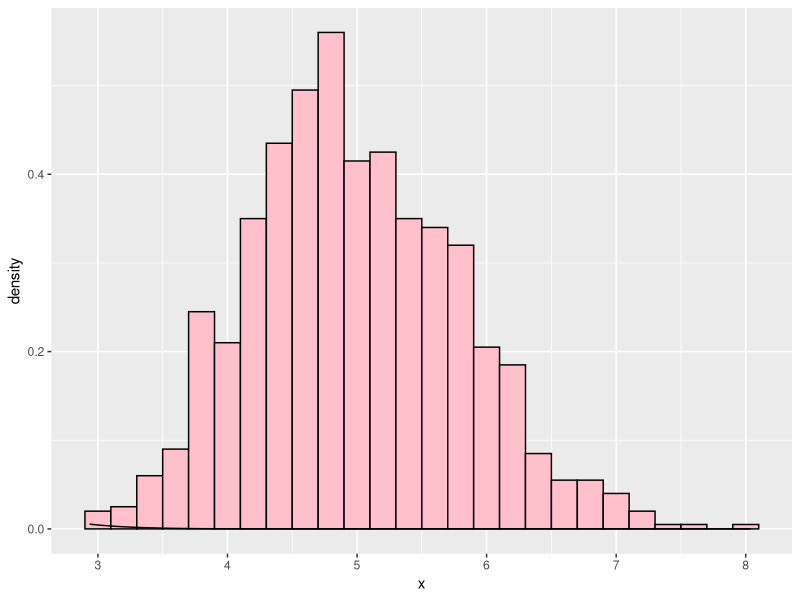

Write R code to recreate this figure.
## ---- chunk 1
lambda = 0.2
n = 40
sim = 1:1000
set.seed(1000)
sampleMeans <- data.frame(x = sapply(sim, function(x) {mean(rexp(n, lambda))}))

sampleMean <- mean(sampleMeans$x)
theoreticalMean <- 1/lambda
sampleMean
theoreticalMean
## ---- chunk 2
variance <- sd(sampleMeans$x)
theoreticalVariance <- (1/lambda)/sqrt(40)
variance
theoreticalVariance
## ---- chunk 3
library(ggplot2)
ggplot(data = sampleMeans, aes(x = x)) + 
    geom_histogram(aes(y=..density..), fill = I('pink'), 
                   binwidth = 0.20, color = I('black')) +
    stat_function(fun = dnorm, arg = list(mean = theoreticalMean, sd = variance))
     
## ---- chunk 4
sampleMean + c(-1,1)*1.96*variance/sqrt(nrow(sampleMeans))


